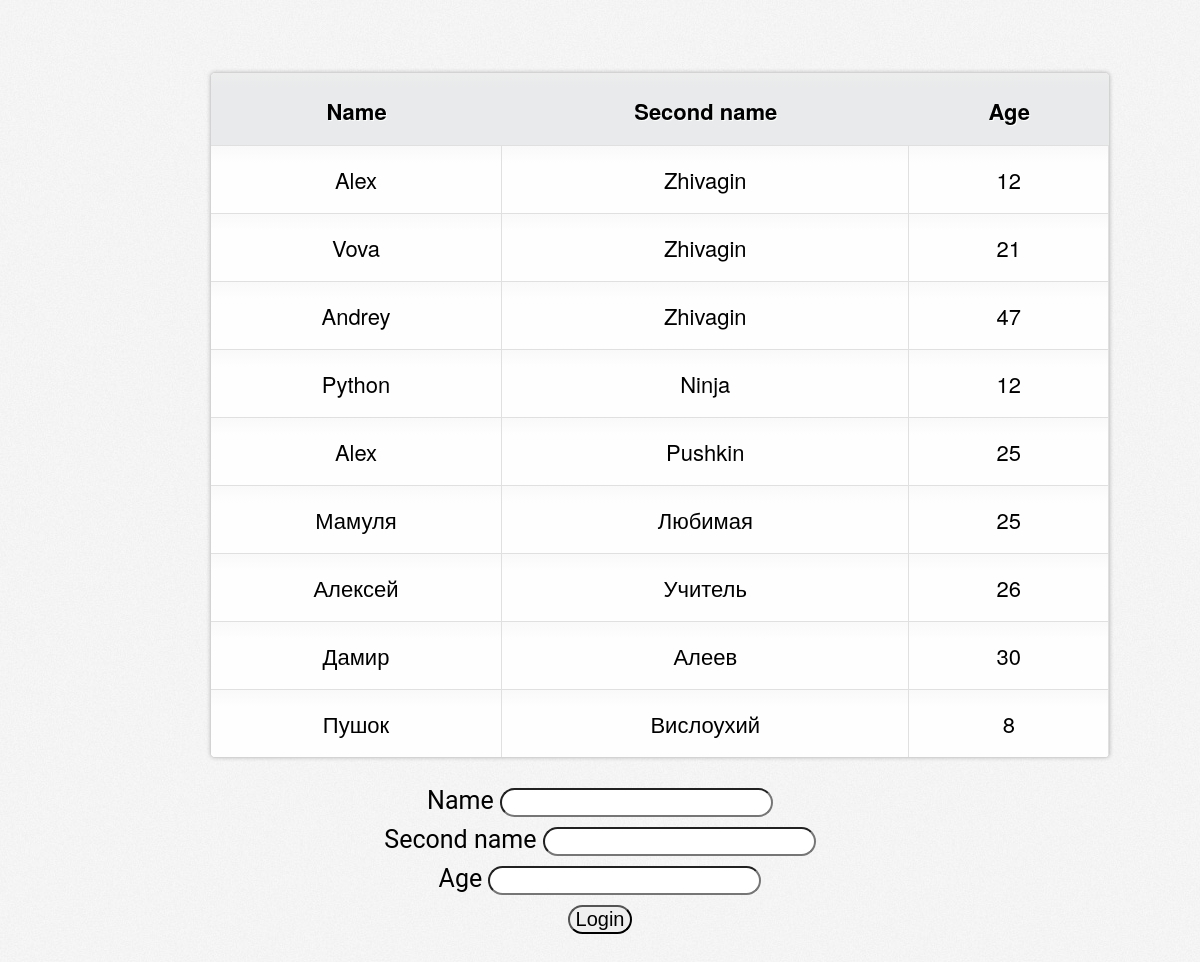
/database/, run on an earlier commit of the app's database.
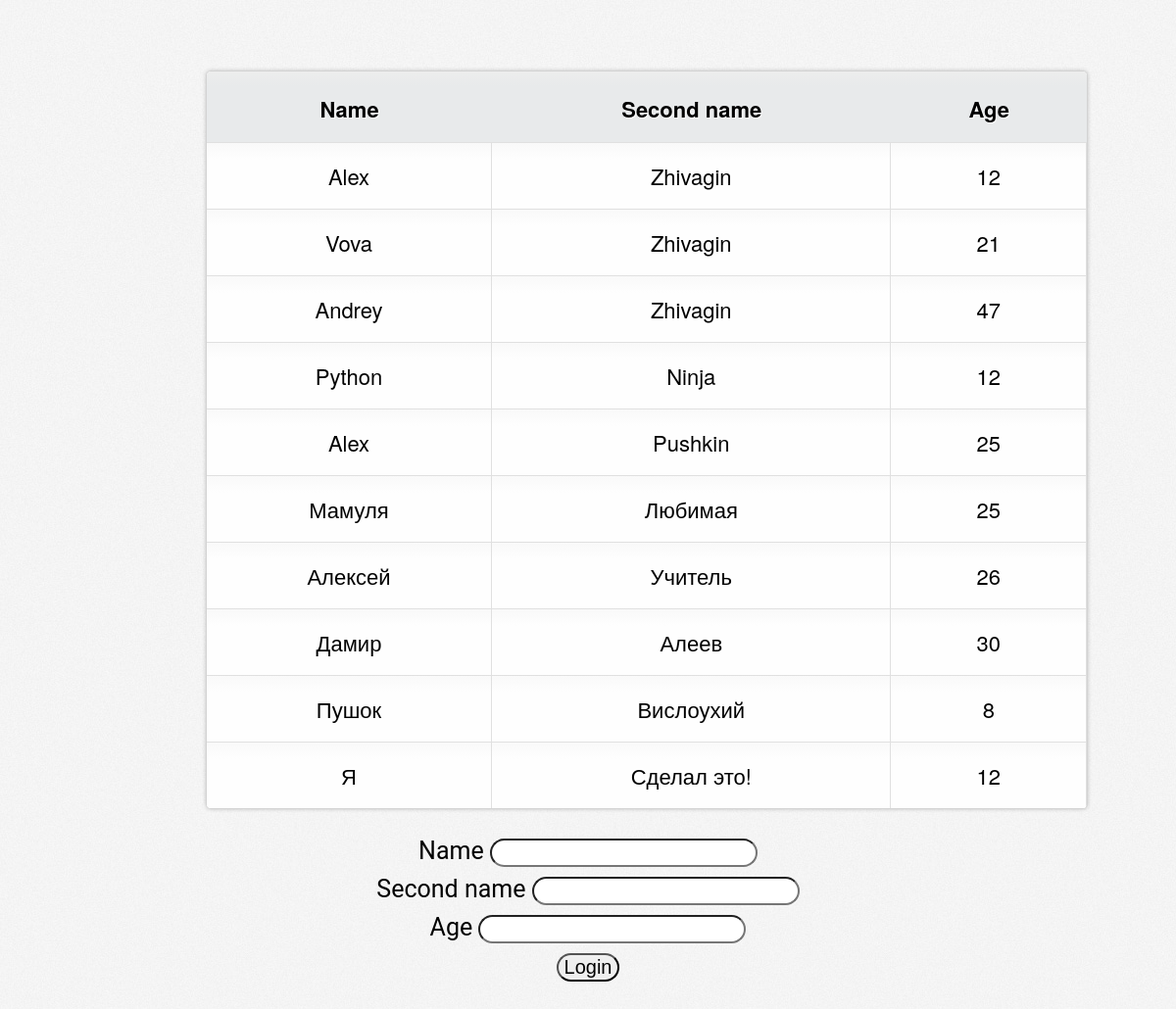
And on a later commit of the database.
### about_me/models.py (models this page shows, shortened)
class AboutMeDatabase(models.Model):
    name = models.CharField(max_length=15, blank=False)
    second_name = models.CharField(max_length=15, blank=False)
    age = models.IntegerField(blank=False, default=0)

### about_me/views.py (the view)
# urls.py: path('database/', DatabaseRealisation.as_view()),
class DatabaseRealisation(View):
    def get(self, request):
        terms = AboutMeDatabase.objects.all()
        return render(request, "database.html", {"terms_list": terms})

### templates/database.html (shortened to what this page needs)
{% load static %}
<html lang="en">
<head>
    <link rel="stylesheet" href={% static "styles/database.css" %}>
</head>
<body>
<div id="content">
    <table cellspacing="0">
        <tr>
            <th>Name</th>
            <th>Second name</th>
            <th>Age</th>
        </tr>
        {% for name in terms_list %}
            <tr>
                <td>{{ name.name }}</td>
                <td>{{ name.second_name }}</td>
                <td>{{ name.age }}</td>
            </tr>
        {% endfor %}
    </table>
</div>
<div class="form">
    <form action="add_users" method="post">
            <label>Name</label>
            <input type="text" name="name" required maxlength="15"> <br>
            <label>Second name</label>
            <input type="text" name="second_name" required maxlength="15"> <br>
            <label>Age</label>
            <input type="number" name="age" required> <br>
            <input type="submit" value="Login">
    </form>
</div>
</body>
</html>

What changed in the data, as far as the page shows it:
added AboutMeDatabase: name "Я", second_name "Сделал это!", age "12"
